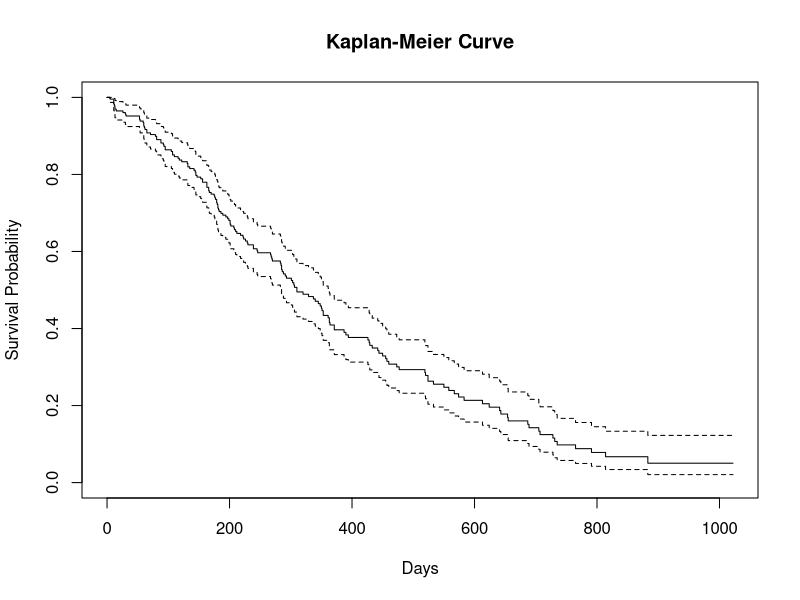
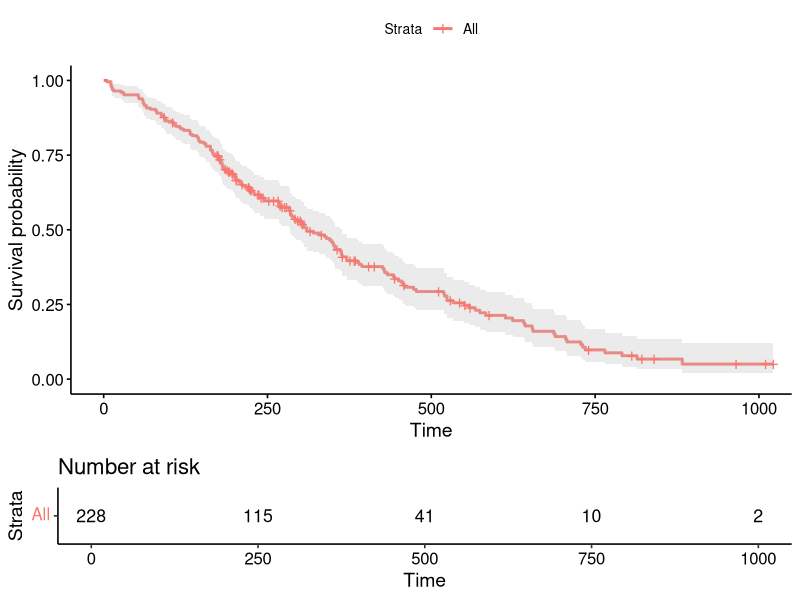
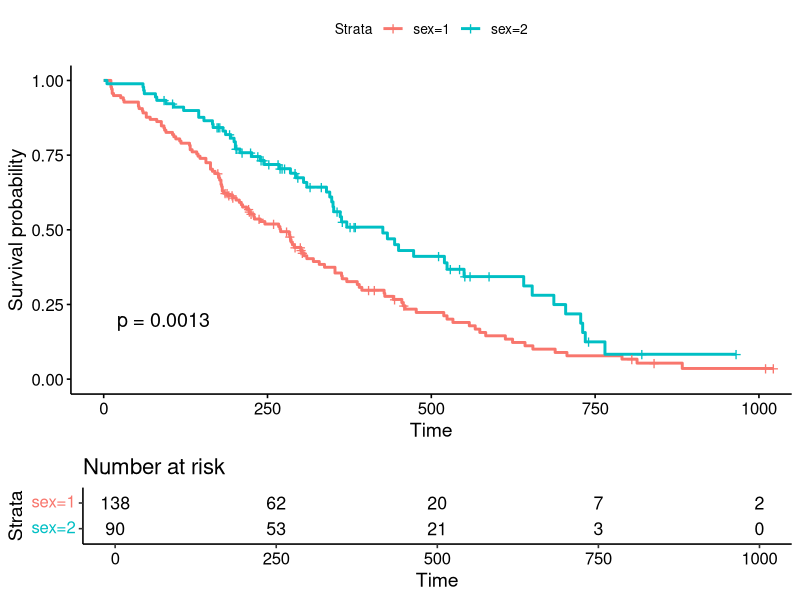
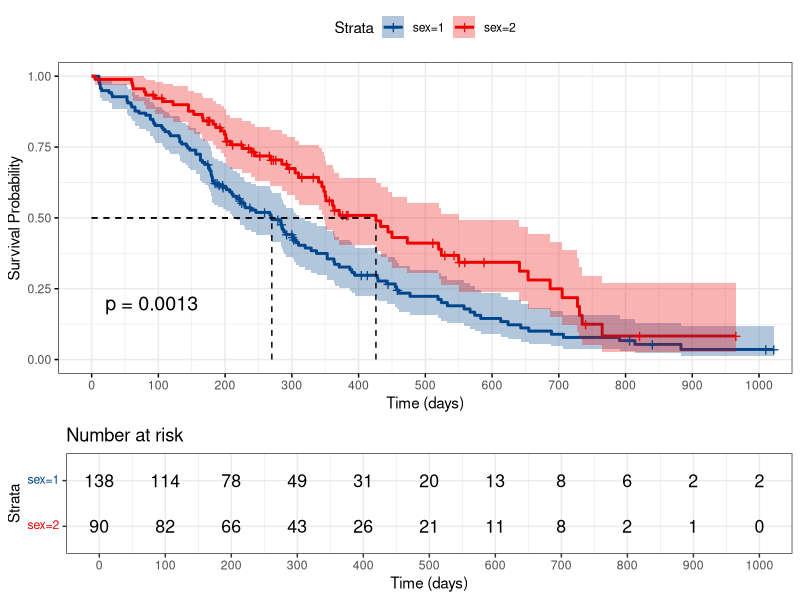

These figures' R source, in order:
## ---- chunk 1
library(survival) 
data(lung) 
fit_km <- survfit(Surv(time, status == 2) ~ 1, data = lung) 
summary(fit_km)
## ---- chunk 2
plot( fit_km, xlab = "Days", ylab = "Survival Probability", main = "Kaplan-Meier Curve" )
## ---- chunk 3
library(survminer) 
ggsurvplot( fit_km, risk.table = TRUE, conf.int = TRUE, pval = FALSE )
## ---- chunk 4
cox_model <- coxph(Surv(time, status == 2) ~ age + sex, data = lung) 

summary(cox_model)
## ---- chunk 5
survdiff( Surv(time, status == 2) ~ sex, data = lung )
## ---- chunk 6
data(lung)
km_sex <- survfit(Surv(time, status == 2) ~ sex, data = lung) 
ggsurvplot(km_sex, data = lung, risk.table = TRUE, pval = TRUE)

survdiff(Surv(time, status == 2) ~ sex, data = lung)

cox_fit <- coxph(Surv(time, status == 2) ~ age + sex + ph.ecog, data = lung) 
summary(cox_fit)
## ---- chunk 7
fit <- survfit(Surv(time, status == 2) ~ sex, data = lung)
ggsurvplot(fit, data = lung, 
           conf.int = TRUE, # 增加95%信賴水準的陰影區間, c(FALSE, TRUE, 0.90, 0.99)
           pval = TRUE, # 顯示 Log-rank test p-value
           risk.table = TRUE, # 顯示下方的Risk table
           risk.table.height = 0.30, # Risk table 占整張圖的比例
           break.time.by = 100, # x-axis 每100天顯示一個刻度。
           xlab = "Time (days)", ylab = "Survival Probability",
           palette = "lancet", 
           surv.median.line = "hv", # 標示中位存活時間 (median survival time) 的位置線
           ggtheme = theme_bw() # 白底黑框
)
